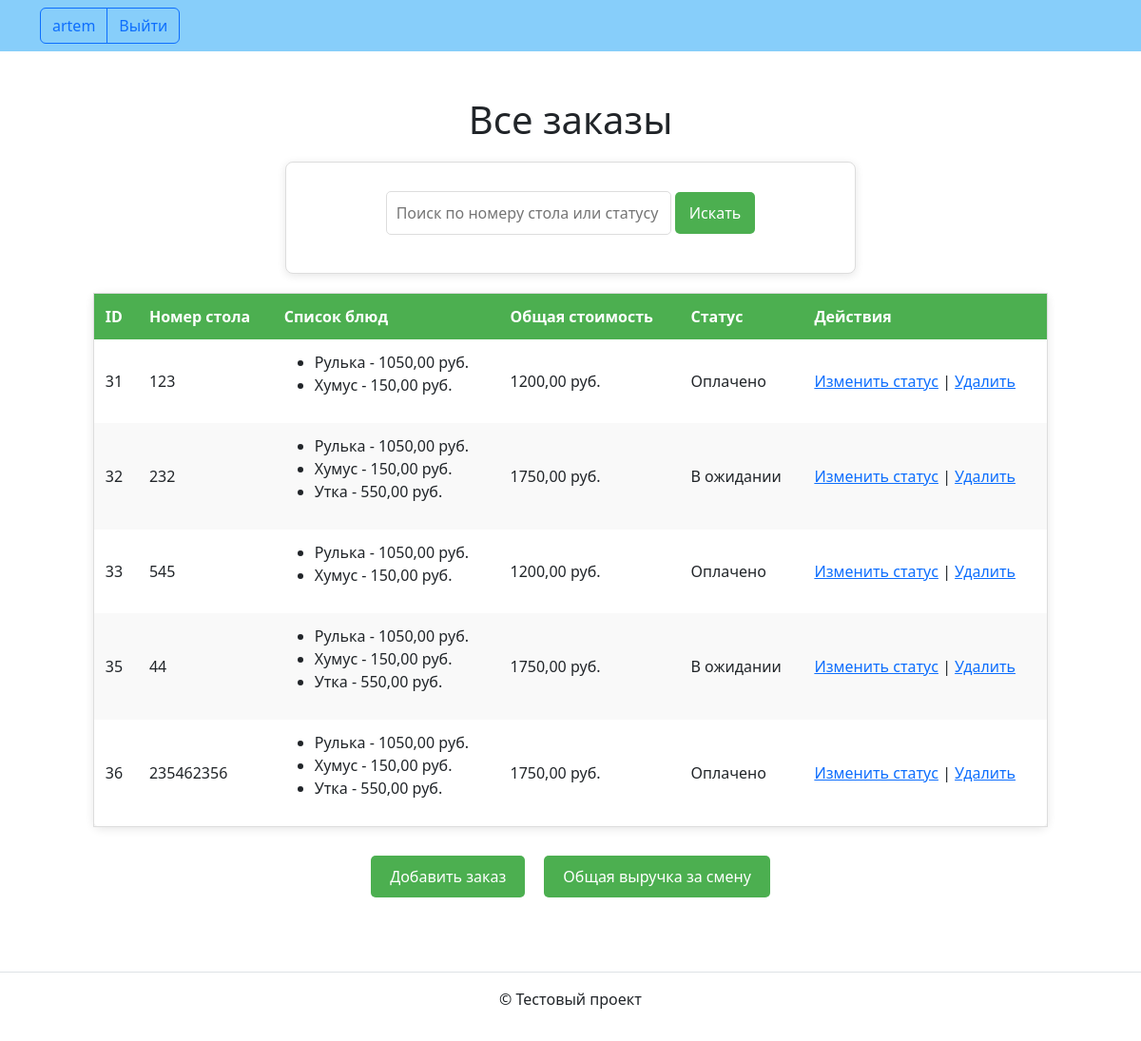
Screenshot of / (signed in) with the database file from the repository.
### orders/models.py (models this page shows, shortened)
class Order(models.Model):
    STATUS_CHOICES = [
        ("waiting", "В ожидании"),
        ("ready", "Готово"),
        ("paid", "Оплачено"),
    ]
    table_number = models.IntegerField()
    dishes = models.ManyToManyField("Dish", related_name="orders")
    total_price = models.DecimalField(
        max_digits=10, decimal_places=2, default=0.0
    )
    status = models.CharField(
        max_length=10, choices=STATUS_CHOICES, default="waiting"
    )
    buyer = models.ForeignKey(
        User,
        on_delete=models.CASCADE,
        verbose_name="Покупатель",
        related_name="orders",
    )

class Dish(models.Model):
    name = models.CharField(max_length=255)
    price = models.DecimalField(max_digits=10, decimal_places=2)

### orders/views.py (the view)
# urls.py: path("", views.order_list, name="list"),
def order_list(request):
    orders = Order.objects.all()
    return render(request, "orders/order_list.html", {"orders": orders})

### templates/orders/order_list.html (shortened to what this page needs)
{% extends "base.html" %}
{% block content %}
    {% if not orders %}
    <div class="action-links">
        <a href="{% url 'order:add' %}" class="action-link">Самое время сделать заказ!</a>
    </div>
    {% else %}
    <h1>
        {% if query %}
            Заказы по "{{ query }}"
        {% else %}
            Все заказы
        {% endif %}
    </h1>
    <div class="search-container">
        <form method="get" action="{% url 'order:search_redirect' %}">
            <input type="text" name="q" placeholder="Поиск по номеру стола или статусу">
            <button type="submit">Искать</button>
        </form>
    </div>
    <table>
        <thead>
            <tr>
                <th>ID</th>
                <th>Номер стола</th>
                <th>Список блюд</th>
                <th>Общая стоимость</th>
                <th>Статус</th>
                <th>Действия</th>
            </tr>
        </thead>
        <tbody>
            {% for order in orders %}
            <tr>
                <td>{{ order.id }}</td>
                <td>{{ order.table_number }}</td>
                <td>
                    <ul>
                        {% for dish in order.dishes.all %}
                        <li>{{ dish.name }} - {{ dish.price }} руб.</li>
                        {% endfor %}
                    </ul>
                </td>
                <td>{{ order.total_price }} руб.</td>
                <td>{{ order.get_status_display }}</td>
                <td>
                    <a href="{% url 'order:change_status' order.id %}">Изменить статус</a> |
                    <a href="{% url 'order:delete' order.id %}">Удалить</a>
                </td>
            </tr>
            {% endfor %}
        </tbody>
    </table>
    <div class="action-links">
        <a href="{% url 'order:add' %}" class="action-link">Добавить заказ</a>
        <a href="{% url 'order:calculate_revenue' %}" class="action-link">Общая выручка за смену</a>
    </div>
    {% endif %}
{% endblock %}

### templates/includes/header.html (shortened to what this page needs)
{% load static %}
<header>
  <nav class="navbar navbar-light" style="background-color: lightskyblue">
    <div class="container">
      {% with request.resolver_match.view_name as view_name %}
        <ul class="nav  nav-pills">
          {% if user.is_authenticated %}
            <div class="btn-group" role="group" aria-label="Basic outlined example">
              <button type="button" class="btn btn-outline-primary"><a class="text-decoration-none text-reset"
                href="{% url 'order:profile' user.username %}">{{ user.username }}</a></button>
              <button type="button" class="btn btn-outline-primary"><a class="text-decoration-none text-reset"
                  href="{% url 'logout' %}">Выйти</a></button>
            </div>
          {% endif %}
        </ul>
      {% endwith %}
    </div>
  </nav>
</header>

### static_dev/css/styles.css (style rules this page uses)
body { font-family: Arial, sans-serif; background-color: #f4f4f9; margin: 0; padding: 0; color: #333; }
h1 { text-align: center; color: #4CAF50; margin-top: 20px; }
table { width: 90%; margin: 20px auto; border-collapse: collapse; background-color: #fff; border-radius: 8px; box-shadow: 0 2px 10px rgba(0, 0, 0, 0.1); }
table, th, td { border: 1px solid #ddd; }
th, td { padding: 12px; text-align: left; }
th { background-color: #4CAF50; color: white; }
tr:nth-child(even) { background-color: #f9f9f9; }
button { padding: 10px 15px; background-color: #4CAF50; color: white; border: none; cursor: pointer; border-radius: 5px; font-size: 16px; transition: background-color 0.3s ease; }
a { color: #4CAF50; text-decoration: none; }
form { max-width: 600px; margin: 0 auto; padding: 20px; border: 1px solid #ddd; background-color: #fff; border-radius: 8px; box-shadow: 0 2px 10px rgba(0, 0, 0, 0.1); }
input[type="text"], select { width: 100%; padding: 10px; margin: 10px 0 20px; border: 1px solid #ddd; border-radius: 5px; font-size: 16px; }
.search-container { text-align: center; margin: 20px; }
.search-container input[type="text"] { width: 300px; padding: 10px; border-radius: 5px; border: 1px solid #ddd; }
.search-container button { padding: 10px 15px; background-color: #4CAF50; color: white; border: none; cursor: pointer; border-radius: 5px; font-size: 16px; }
.action-links { display: flex; justify-content: center; gap: 20px; margin: 30px 0; }
.action-link { padding: 10px 20px; background-color: #4CAF50; color: white; text-decoration: none; border-radius: 5px; font-size: 16px; transition: background-color 0.3s ease, transform 0.2s ease; text-align: center; }

### rows the page displays
Order: id "31", table_number "123", total_price "1200,00", status "Оплачено"
Dish: name "Рулька", price "1050,00"
Dish: name "Хумус", price "150,00"
Order: id "32", table_number "232", total_price "1750,00", status "В ожидании"
Dish: name "Утка", price "550,00"
Order: id "33", table_number "545", total_price "1200,00", status "Оплачено"
Order: id "35", table_number "44", total_price "1750,00", status "В ожидании"
Order: id "36", table_number "235462356", total_price "1750,00", status "Оплачено"

### other values shown
{{ user.username }} "artem"
